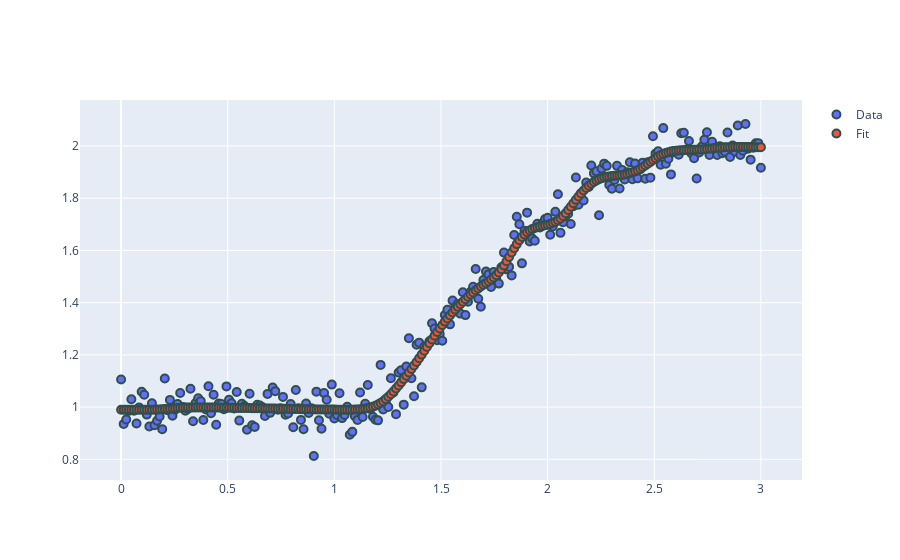

Notebook cell for this chart:
### Code cell
M.fit(X=x.reshape(-1,1), y=yn)
ypred = M.basis @ M.coef_

### Figure 1 — Plotly figure (JSON) as saved in the notebook; plotly's stock layout.template omitted (floating-point values rounded to 4 significant figures; data arrays with more than 128 entries replaced by an {"elided": "..."} marker saying what was removed)
{"data": [{"marker": {"line": {"color": "DarkSlateGrey", "width": 2}, "size": 8}, "mode": "markers", "name": "Data", "type": "scatter", "x": {"elided": "250 float values"}, "y": {"elided": "250 float values"}}, {"marker": {"line": {"color": "DarkSlateGrey", "width": 2}, "size": 8}, "mode": "markers", "name": "Fit", "type": "scatter", "x": {"elided": "250 float values"}, "y": {"elided": "250 float values"}}], "layout": {"autosize": true, "xaxis": {"autorange": true, "range": [-0.1796, 3.18], "type": "linear"}, "yaxis": {"autorange": true, "range": [0.7117, 2.185], "type": "linear"}}}
